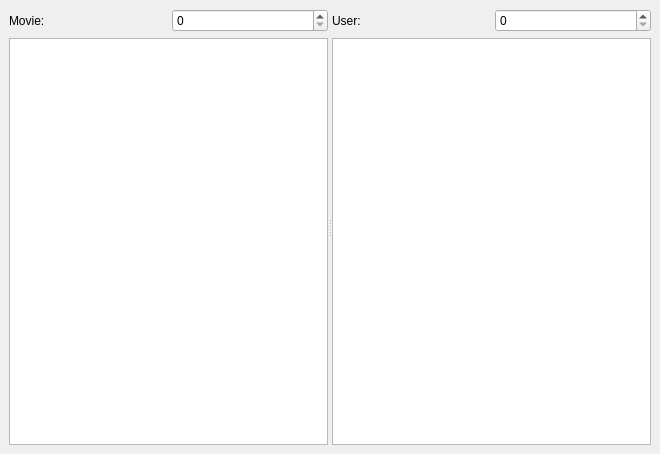
<ui version="4.0" >
 <class>Netflix</class>
 <widget class="QWidget" name="Netflix" >
  <property name="geometry" >
   <rect>
    <x>0</x>
    <y>0</y>
    <width>660</width>
    <height>454</height>
   </rect>
  </property>
  <property name="windowTitle" >
   <string>Netflix Prize Database</string>
  </property>
  <layout class="QVBoxLayout" >
   <property name="margin" >
    <number>9</number>
   </property>
   <property name="spacing" >
    <number>6</number>
   </property>
   <item>
    <widget class="QSplitter" name="splitter" >
     <property name="orientation" >
      <enum>Qt::Horizontal</enum>
     </property>
     <widget class="QWidget" name="layoutWidget" >
      <layout class="QGridLayout" >
       <property name="margin" >
        <number>0</number>
       </property>
       <property name="spacing" >
        <number>6</number>
       </property>
       <item row="0" column="0" >
        <widget class="QLabel" name="label_3" >
         <property name="text" >
          <string>Movie:</string>
         </property>
        </widget>
       </item>
       <item row="0" column="1" >
        <widget class="QSpinBox" name="movieId" />
       </item>
       <item row="1" column="0" colspan="2" >
        <widget class="QTableView" name="votes" />
       </item>
      </layout>
     </widget>
     <widget class="QWidget" name="layoutWidget" >
      <layout class="QGridLayout" >
       <property name="margin" >
        <number>0</number>
       </property>
       <property name="spacing" >
        <number>6</number>
       </property>
       <item row="1" column="0" colspan="2" >
        <widget class="QTableView" name="user" />
       </item>
       <item row="0" column="1" >
        <widget class="QSpinBox" name="userId" />
       </item>
       <item row="0" column="0" >
        <widget class="QLabel" name="label_2" >
         <property name="text" >
          <string>User:</string>
         </property>
        </widget>
       </item>
      </layout>
     </widget>
    </widget>
   </item>
  </layout>
 </widget>
 <resources/>
 <connections/>
</ui>
